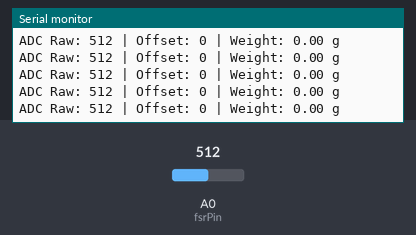
Bench run of a sketch on a simulated Arduino Uno, built with avr-gcc and run on an emulated ATmega328P. Parts: the last lines printed to the serial monitor. Inputs (shaded band) come from the test bench; at power-on: A0 (fsrPin) = 512.

Above: at 11.2 s.
11.3 s: A0 (fsrPin) set to 984
At 11.6 s:
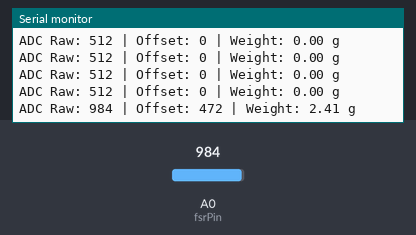
14.3 s: A0 (fsrPin) set to 1007
At 14.42 s:
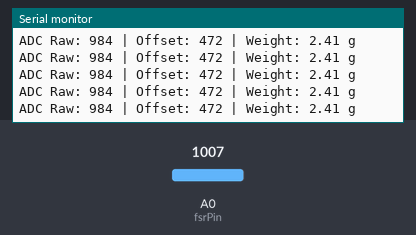
Timing chart, 0 to 17.3 s (numbered marks = the images above; inputs shaded):
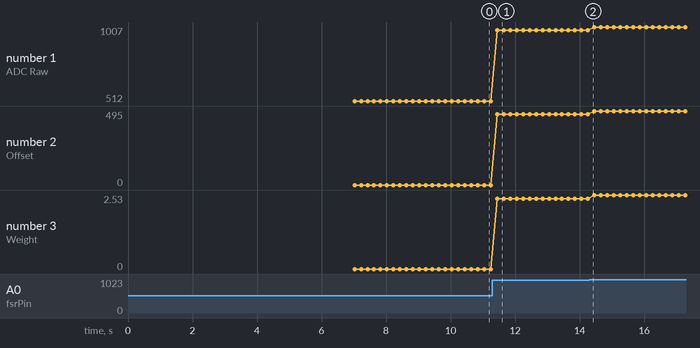

Measured:
- after the input at 11.3 s, the serial monitor: prints a new line after 0.14 s (image 1)
- plotted number 1: 512 → 984 after the input at 11.3 s, 984 → 1007 after the input at 14.3 s
- plotted number 2: 0 → 472 after the input at 11.3 s, 472 → 495 after the input at 14.3 s
- plotted number 3: 0 → 2.41 after the input at 11.3 s, 2.41 → 2.53 after the input at 14.3 s

The sketch:

FSR_402_Calibration_eng.ino.ino
```cpp
const int fsrPin = A0; // Analog pin
float calibrationFactor = 0.00511; // Calibration factor - based on your test and adjustments

int fsrBaseline = 0; // Baseline (tare) value calculated in setup

void setup() {
  Serial.begin(9600);
  Serial.println("Calibrating the sensor...");

  // Read the sensor multiple times to get an average and use it as the baseline
  const int numReads = 200;
  long sum = 0;
  for (int i = 0; i < numReads; i++) {
    sum += analogRead(fsrPin);
    delay(30);
  }
  fsrBaseline = sum / numReads; // Average value read
  Serial.print("Baseline value is: ");
  Serial.println(fsrBaseline);
  Serial.println("Calibration done. Starting main loop...");
  delay(1000);
}

void loop() {
  // Read the sensor value
  int fsrReading = analogRead(fsrPin);

  // Subtract the baseline value to zero out the sensor in the absence of force
  int fsrOffset = fsrReading - fsrBaseline;


  // Calculate the weight (grams) from the baseline-compensated value
  float weightGram = fsrOffset * calibrationFactor;

  // Display
  Serial.print("ADC Raw: ");
  Serial.print(fsrReading);
  Serial.print(" | Offset: ");
  Serial.print(fsrOffset);
  Serial.print(" | Weight: ");
  Serial.print(weightGram);
  Serial.println(" g");

  delay(200);
}
```
